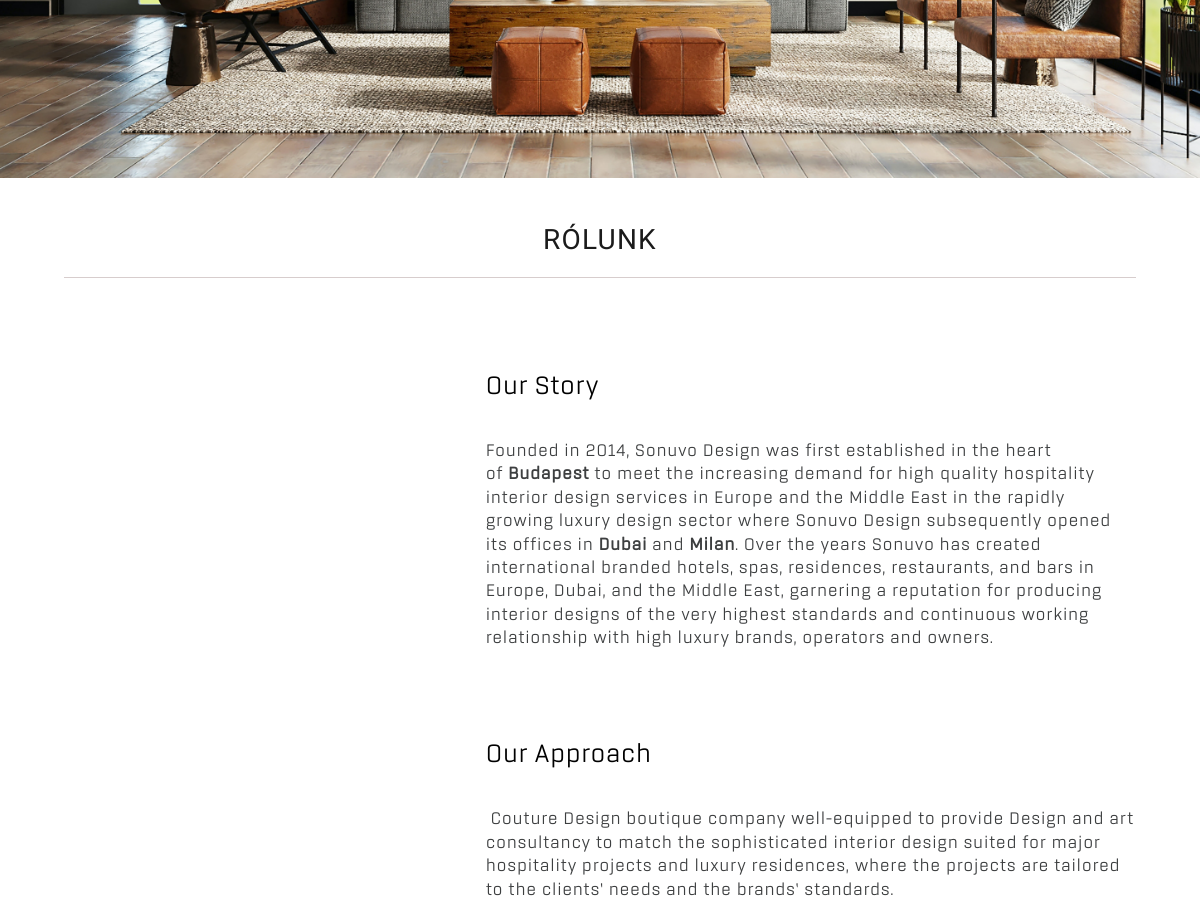
The app's page / (middle part), older data.
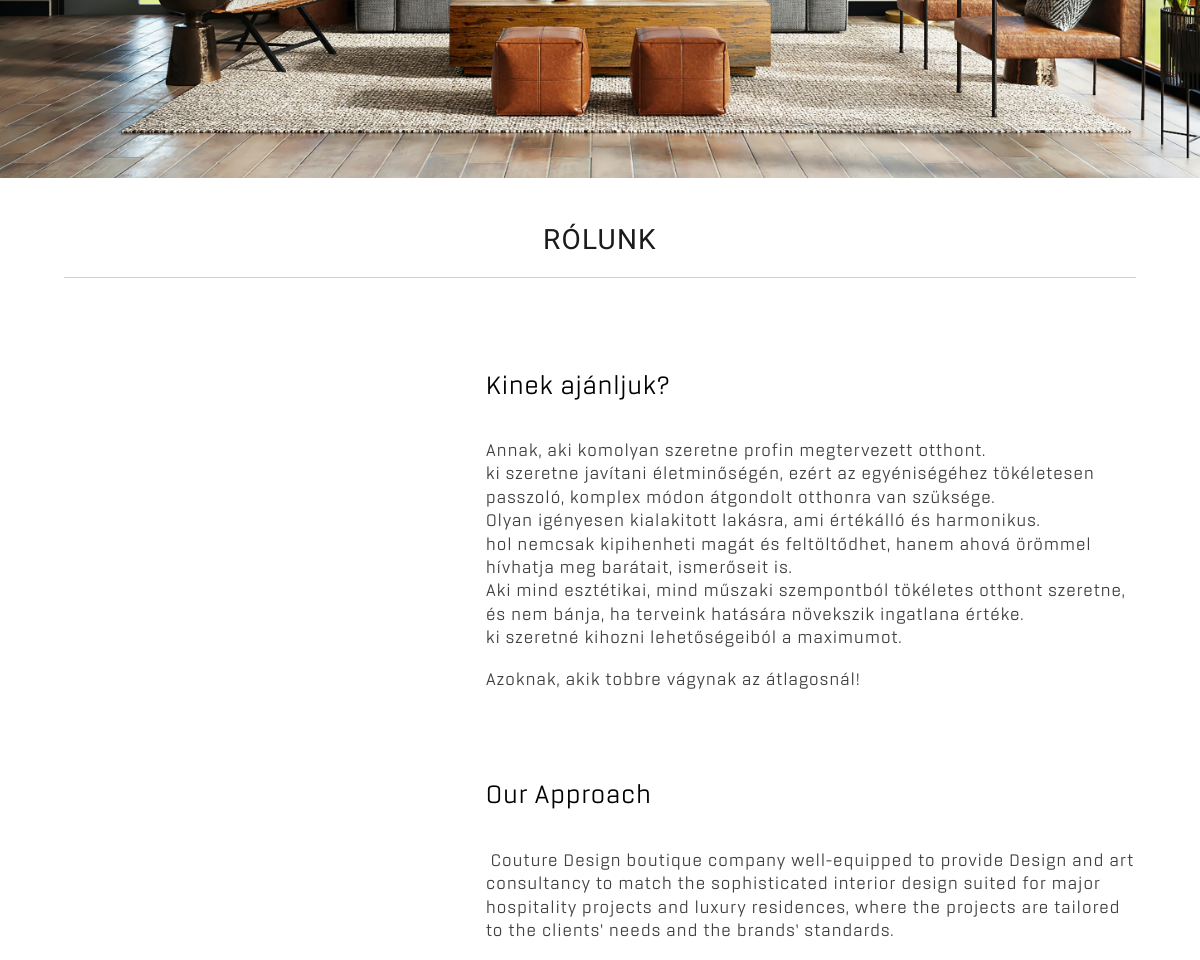
The same page, newer data.
### APP/models.py (models this page shows, shortened)
class Fooldal(models.Model):
    kategoria = models.CharField(max_length=30)
    text = RichTextField(null=True)
    sorszam = models.IntegerField(unique=True)
    class Meta:
        verbose_name = ("Fooldal")
        verbose_name_plural = ("Fooldal")

### APP/views.py (the view)
# urls.py: path('', home_view, name="home"),
def home_view(request, *args, **kwargs):
    topics = Fooldal.objects.all().order_by("sorszam")
    return render(request, "home.html", {'topics' : topics})

### templates/home.html (shortened to what this page needs)
{% load static %}
{% load filter %}
<!DOCTYPE html>
<html lang="en">
<head>
    <link rel="stylesheet" href="{% static 'css/main.css' %}" />
    <link rel="stylesheet" href="{% static 'css/portfolio.css' %}" />
    <link rel="stylesheet" href="{% static 'css/projekt.css' %}" />
    <link rel="stylesheet" href="{% static 'css/width.css' %}" />
    <link rel="stylesheet" href="{% static 'css/root.css' %}" />
</head>
<body data-barba="wrapper">
    <main data-barba="container" data-barba-namespace="home">
    <div id="wrapper">
        <div id="main">
            <div class="inner">
                <div id="image">
                    <img src="{% static '../static/images/bg3.jpg' %}" alt="">
                </div>
                <section id="section1">
                    <div class="section_cim">
                        <h1>Rólunk</h1>
                    </div>
                    <hr>
                    <div class="section_belso">
                        <div class="section_belso_kep">
                            <div>
                            </div>
                        </div>
                        <div class="section_belso_belso">
                            {% for item in topics %}
                            <div class="section_belso_cim"><h2>{{item.kategoria}}</h2></div>
                            <div class="section_belso_szoveg">
                                <p>{{item.text|safe}}</p>
                             </div>
                            {% endfor %}
                        </div>
                    </div>
                </section>
            </div>
        </div>
    </div>
</main>
</body>
</html>

Row changes from the older to the newer data that the page shows:
removed Fooldal: kategoria "Our Story", text "Founded in 2014, Sonuvo Design was first established in the heart of Budapest to meet the increasing demand for high quality hospitality interior design services in Europe and the Middle East in the rapidly growing luxury design sector where Sonuvo Design subsequently opened its offices in Dubai and Milan . Over the years Sonuvo has created international branded hotels, spas, residences, restaurants, and bars in Europe, Dubai, and the Middle East, garnering a reputation for producing interior designs of the very highest standards and continuous working relationship with high luxury brands, operators and owners."
added Fooldal: kategoria "Kinek ajánljuk?", text "Annak, aki komolyan szeretne profin megtervezett otthont. ki szeretne javítani életminőségén, ezért az egyéniségéhez tökéletesen passzoló, komplex módon átgondolt otthonra van szüksége. Olyan igényesen kialakitott lakásra, ami értékálló és harmonikus. hol nemcsak kipihenheti magát és feltöltődhet, hanem ahová örömmel hívhatja meg barátait, ismerőseit is. Aki mind esztétikai, mind műszaki szempontból tökéletes otthont szeretne, és nem bánja, ha terveink hatására növekszik ingatlana értéke. ki szeretné kihozni lehetőségeiból a maximumot. Azoknak, akik tobbre vágynak az átlagosnál!"
